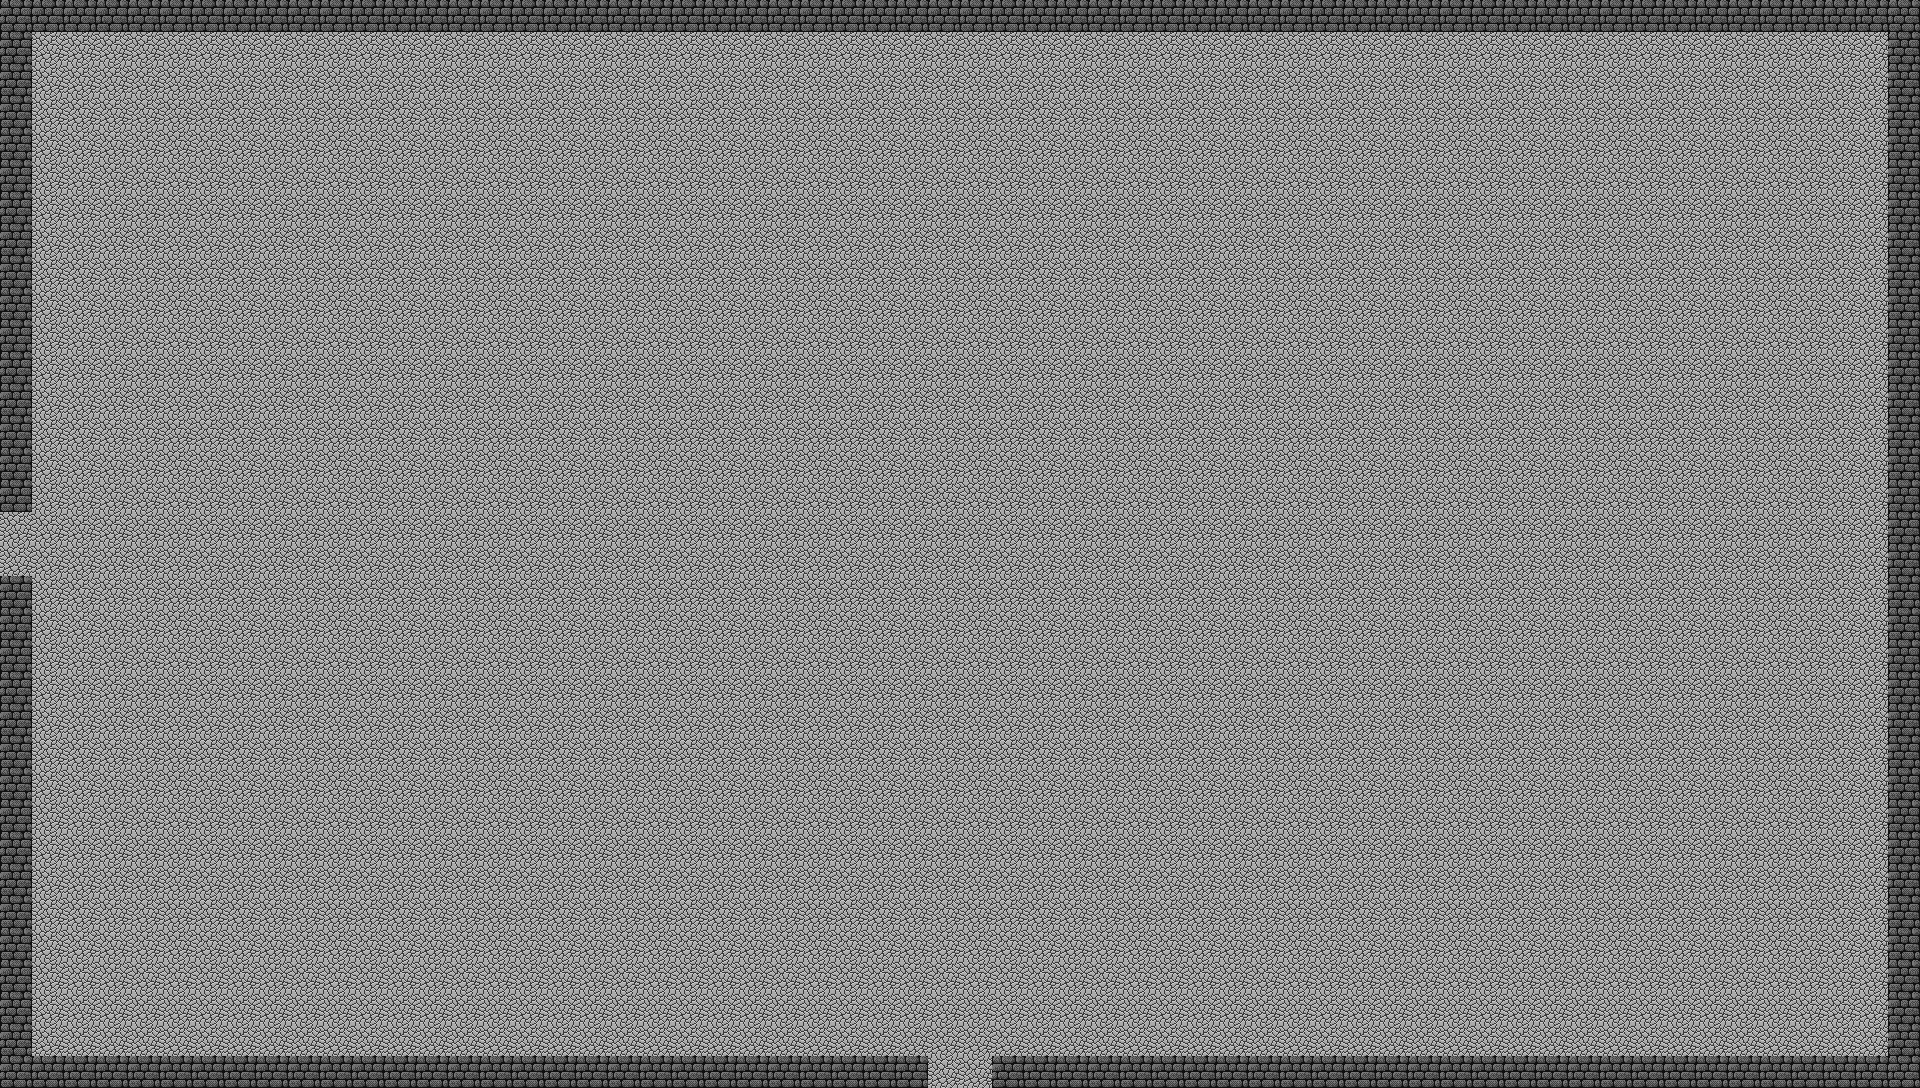

This is a level from a 2D game, rendered from its Tiled map with the project's own tilesets. A one-line summary and the map file follow, with tile-layer data summarised:
An orthogonal 60x34 tile map with 32x32 px tiles, 2 tile layers (Base, Decorations), 7 tilesets and 1 object (Enemy).

<map version="1.0" orientation="orthogonal" width="60" height="34" tilewidth="32" tileheight="32">
 <tileset firstgid="1" source="../../tilesets/Dungeon 1.tsx" />
 <tileset firstgid="91" source="../../tilesets/Dungeon 2.tsx" />
 <tileset firstgid="235" source="../../tilesets/Dungeon 3.tsx" />
 <tileset firstgid="352" source="../../tilesets/Dungeon 4.tsx" />
 <tileset firstgid="523" source="../../tilesets/Overworld 1.tsx" />
 <tileset firstgid="651" source="../../tilesets/Overworld 2.tsx" />
 <tileset firstgid="787" source="../../tilesets/Overworld 3.tsx" />
 <layer name="Base" width="60" height="34">
  <data>[2040 cells, 2040 non-empty, 1 distinct tile ids]</data>
 </layer>
 <layer name="Decorations" width="60" height="34">
  <data>[2040 cells, 2040 non-empty, 2 distinct tile ids]</data>
 </layer>
 <objectgroup name="Objects" width="60" height="34">
  <object name="FlameDragon" type="Enemy" x="909" y="479" width="85" height="89" />
 </objectgroup>
</map>
